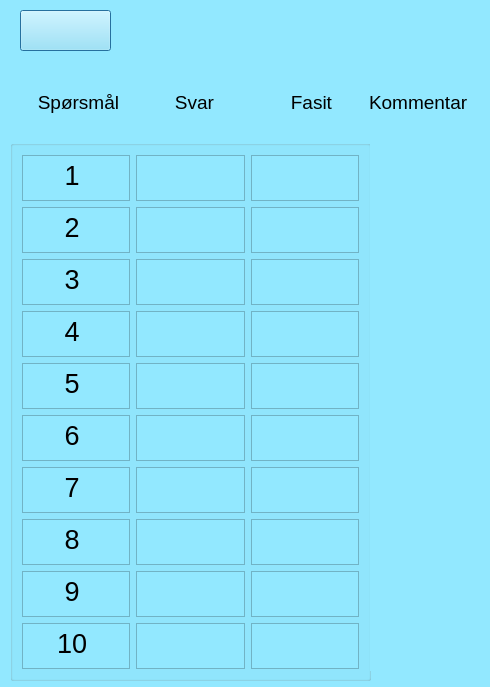
<?xml version="1.0" encoding="UTF-8"?>
<ui version="4.0">
 <class>resultsDialog</class>
 <widget class="QDialog" name="resultsDialog">
  <property name="geometry">
   <rect>
    <x>0</x>
    <y>0</y>
    <width>490</width>
    <height>687</height>
   </rect>
  </property>
  <property name="windowTitle">
   <string>Dialog</string>
  </property>
  <property name="styleSheet">
   <string notr="true">background-color: rgb(146, 232, 255);</string>
  </property>
  <widget class="QLabel" name="label">
   <property name="geometry">
    <rect>
     <x>150</x>
     <y>10</y>
     <width>211</width>
     <height>51</height>
    </rect>
   </property>
   <property name="font">
    <font>
     <pointsize>18</pointsize>
    </font>
   </property>
   <property name="styleSheet">
    <string notr="true">border-image: url(:/Assets/Buttons/resultater_active.png);</string>
   </property>
   <property name="text">
    <string/>
   </property>
  </widget>
  <widget class="QGroupBox" name="groupBox">
   <property name="geometry">
    <rect>
     <x>10</x>
     <y>60</y>
     <width>481</width>
     <height>81</height>
    </rect>
   </property>
   <property name="styleSheet">
    <string notr="true">border:none;</string>
   </property>
   <property name="title">
    <string/>
   </property>
   <layout class="QGridLayout" name="gridLayout">
    <item row="0" column="0">
     <widget class="QLabel" name="label_Spm_Title">
      <property name="font">
       <font>
        <pointsize>14</pointsize>
       </font>
      </property>
      <property name="styleSheet">
       <string notr="true">color: rgb(0, 0, 0);</string>
      </property>
      <property name="text">
       <string>   Spørsmål</string>
      </property>
     </widget>
    </item>
    <item row="0" column="1">
     <widget class="QLabel" name="label_Answer_Title">
      <property name="font">
       <font>
        <pointsize>14</pointsize>
       </font>
      </property>
      <property name="styleSheet">
       <string notr="true">color: rgb(0, 0, 0);</string>
      </property>
      <property name="text">
       <string>       Svar</string>
      </property>
     </widget>
    </item>
    <item row="0" column="2">
     <widget class="QLabel" name="label_Fasit_Title">
      <property name="font">
       <font>
        <pointsize>14</pointsize>
       </font>
      </property>
      <property name="styleSheet">
       <string notr="true">color: rgb(0, 0, 0);</string>
      </property>
      <property name="text">
       <string>       Fasit</string>
      </property>
     </widget>
    </item>
    <item row="0" column="3">
     <widget class="QLabel" name="label_Comment_Title">
      <property name="font">
       <font>
        <pointsize>14</pointsize>
       </font>
      </property>
      <property name="styleSheet">
       <string notr="true">color: rgb(0, 0, 0);</string>
      </property>
      <property name="text">
       <string>Kommentar</string>
      </property>
     </widget>
    </item>
   </layout>
  </widget>
  <widget class="QGroupBox" name="groupBox_2">
   <property name="geometry">
    <rect>
     <x>10</x>
     <y>140</y>
     <width>361</width>
     <height>541</height>
    </rect>
   </property>
   <property name="title">
    <string/>
   </property>
   <layout class="QGridLayout" name="gridLayout_2">
    <item row="9" column="1">
     <widget class="QTextEdit" name="textEdit_Answer_10"/>
    </item>
    <item row="2" column="0">
     <widget class="QTextEdit" name="textEdit_Question_3">
      <property name="styleSheet">
       <string notr="true">color: rgb(0, 0, 0);</string>
      </property>
      <property name="html">
       <string>&lt;!DOCTYPE HTML PUBLIC &quot;-//W3C//DTD HTML 4.0//EN&quot; &quot;http://www.w3.org/TR/REC-html40/strict.dtd&quot;&gt;
&lt;html&gt;&lt;head&gt;&lt;meta name=&quot;qrichtext&quot; content=&quot;1&quot; /&gt;&lt;style type=&quot;text/css&quot;&gt;
p, li { white-space: pre-wrap; }
&lt;/style&gt;&lt;/head&gt;&lt;body style=&quot; font-family:'MS Shell Dlg 2'; font-size:8.25pt; font-weight:400; font-style:normal;&quot;&gt;
&lt;p style=&quot; margin-top:0px; margin-bottom:0px; margin-left:0px; margin-right:0px; -qt-block-indent:0; text-indent:0px;&quot;&gt;&lt;span style=&quot; font-size:20pt;&quot;&gt;     3&lt;/span&gt;&lt;/p&gt;&lt;/body&gt;&lt;/html&gt;</string>
      </property>
     </widget>
    </item>
    <item row="4" column="0">
     <widget class="QTextEdit" name="textEdit_Question_5">
      <property name="styleSheet">
       <string notr="true">color: rgb(0, 0, 0);</string>
      </property>
      <property name="html">
       <string>&lt;!DOCTYPE HTML PUBLIC &quot;-//W3C//DTD HTML 4.0//EN&quot; &quot;http://www.w3.org/TR/REC-html40/strict.dtd&quot;&gt;
&lt;html&gt;&lt;head&gt;&lt;meta name=&quot;qrichtext&quot; content=&quot;1&quot; /&gt;&lt;style type=&quot;text/css&quot;&gt;
p, li { white-space: pre-wrap; }
&lt;/style&gt;&lt;/head&gt;&lt;body style=&quot; font-family:'MS Shell Dlg 2'; font-size:8.25pt; font-weight:400; font-style:normal;&quot;&gt;
&lt;p style=&quot; margin-top:0px; margin-bottom:0px; margin-left:0px; margin-right:0px; -qt-block-indent:0; text-indent:0px;&quot;&gt;&lt;span style=&quot; font-size:20pt;&quot;&gt;     5&lt;/span&gt;&lt;/p&gt;&lt;/body&gt;&lt;/html&gt;</string>
      </property>
     </widget>
    </item>
    <item row="0" column="2">
     <widget class="QTextEdit" name="textEdit_Fasit_1"/>
    </item>
    <item row="5" column="2">
     <widget class="QTextEdit" name="textEdit_Fasit_6"/>
    </item>
    <item row="7" column="1">
     <widget class="QTextEdit" name="textEdit_Answer_8"/>
    </item>
    <item row="8" column="1">
     <widget class="QTextEdit" name="textEdit_Answer_9"/>
    </item>
    <item row="1" column="0">
     <widget class="QTextEdit" name="textEdit_Question_2">
      <property name="styleSheet">
       <string notr="true">color: rgb(0, 0, 0);</string>
      </property>
      <property name="html">
       <string>&lt;!DOCTYPE HTML PUBLIC &quot;-//W3C//DTD HTML 4.0//EN&quot; &quot;http://www.w3.org/TR/REC-html40/strict.dtd&quot;&gt;
&lt;html&gt;&lt;head&gt;&lt;meta name=&quot;qrichtext&quot; content=&quot;1&quot; /&gt;&lt;style type=&quot;text/css&quot;&gt;
p, li { white-space: pre-wrap; }
&lt;/style&gt;&lt;/head&gt;&lt;body style=&quot; font-family:'MS Shell Dlg 2'; font-size:8.25pt; font-weight:400; font-style:normal;&quot;&gt;
&lt;p style=&quot; margin-top:0px; margin-bottom:0px; margin-left:0px; margin-right:0px; -qt-block-indent:0; text-indent:0px;&quot;&gt;&lt;span style=&quot; font-size:20pt;&quot;&gt;     2&lt;/span&gt;&lt;/p&gt;&lt;/body&gt;&lt;/html&gt;</string>
      </property>
     </widget>
    </item>
    <item row="8" column="0">
     <widget class="QTextEdit" name="textEdit_Question_9">
      <property name="styleSheet">
       <string notr="true">color: rgb(0, 0, 0);</string>
      </property>
      <property name="html">
       <string>&lt;!DOCTYPE HTML PUBLIC &quot;-//W3C//DTD HTML 4.0//EN&quot; &quot;http://www.w3.org/TR/REC-html40/strict.dtd&quot;&gt;
&lt;html&gt;&lt;head&gt;&lt;meta name=&quot;qrichtext&quot; content=&quot;1&quot; /&gt;&lt;style type=&quot;text/css&quot;&gt;
p, li { white-space: pre-wrap; }
&lt;/style&gt;&lt;/head&gt;&lt;body style=&quot; font-family:'MS Shell Dlg 2'; font-size:8.25pt; font-weight:400; font-style:normal;&quot;&gt;
&lt;p style=&quot; margin-top:0px; margin-bottom:0px; margin-left:0px; margin-right:0px; -qt-block-indent:0; text-indent:0px;&quot;&gt;&lt;span style=&quot; font-size:20pt;&quot;&gt;     9&lt;/span&gt;&lt;/p&gt;&lt;/body&gt;&lt;/html&gt;</string>
      </property>
     </widget>
    </item>
    <item row="4" column="1">
     <widget class="QTextEdit" name="textEdit_Answer_5"/>
    </item>
    <item row="3" column="1">
     <widget class="QTextEdit" name="textEdit_Answer_4"/>
    </item>
    <item row="5" column="0">
     <widget class="QTextEdit" name="textEdit_Question_6">
      <property name="styleSheet">
       <string notr="true">color: rgb(0, 0, 0);</string>
      </property>
      <property name="html">
       <string>&lt;!DOCTYPE HTML PUBLIC &quot;-//W3C//DTD HTML 4.0//EN&quot; &quot;http://www.w3.org/TR/REC-html40/strict.dtd&quot;&gt;
&lt;html&gt;&lt;head&gt;&lt;meta name=&quot;qrichtext&quot; content=&quot;1&quot; /&gt;&lt;style type=&quot;text/css&quot;&gt;
p, li { white-space: pre-wrap; }
&lt;/style&gt;&lt;/head&gt;&lt;body style=&quot; font-family:'MS Shell Dlg 2'; font-size:8.25pt; font-weight:400; font-style:normal;&quot;&gt;
&lt;p style=&quot; margin-top:0px; margin-bottom:0px; margin-left:0px; margin-right:0px; -qt-block-indent:0; text-indent:0px;&quot;&gt;&lt;span style=&quot; font-size:20pt;&quot;&gt;     6&lt;/span&gt;&lt;/p&gt;&lt;/body&gt;&lt;/html&gt;</string>
      </property>
     </widget>
    </item>
    <item row="2" column="1">
     <widget class="QTextEdit" name="textEdit_Answer_3"/>
    </item>
    <item row="6" column="0">
     <widget class="QTextEdit" name="textEdit_Question_7">
      <property name="styleSheet">
       <string notr="true">color: rgb(0, 0, 0);</string>
      </property>
      <property name="html">
       <string>&lt;!DOCTYPE HTML PUBLIC &quot;-//W3C//DTD HTML 4.0//EN&quot; &quot;http://www.w3.org/TR/REC-html40/strict.dtd&quot;&gt;
&lt;html&gt;&lt;head&gt;&lt;meta name=&quot;qrichtext&quot; content=&quot;1&quot; /&gt;&lt;style type=&quot;text/css&quot;&gt;
p, li { white-space: pre-wrap; }
&lt;/style&gt;&lt;/head&gt;&lt;body style=&quot; font-family:'MS Shell Dlg 2'; font-size:8.25pt; font-weight:400; font-style:normal;&quot;&gt;
&lt;p style=&quot; margin-top:0px; margin-bottom:0px; margin-left:0px; margin-right:0px; -qt-block-indent:0; text-indent:0px;&quot;&gt;&lt;span style=&quot; font-size:20pt;&quot;&gt;     7&lt;/span&gt;&lt;/p&gt;&lt;/body&gt;&lt;/html&gt;</string>
      </property>
     </widget>
    </item>
    <item row="1" column="2">
     <widget class="QTextEdit" name="textEdit_Fasit_2"/>
    </item>
    <item row="5" column="1">
     <widget class="QTextEdit" name="textEdit_Answer_6"/>
    </item>
    <item row="6" column="2">
     <widget class="QTextEdit" name="textEdit_Fasit_7"/>
    </item>
    <item row="0" column="0">
     <widget class="QTextEdit" name="textEdit_Question_1">
      <property name="styleSheet">
       <string notr="true">color: rgb(0, 0, 0);</string>
      </property>
      <property name="html">
       <string>&lt;!DOCTYPE HTML PUBLIC &quot;-//W3C//DTD HTML 4.0//EN&quot; &quot;http://www.w3.org/TR/REC-html40/strict.dtd&quot;&gt;
&lt;html&gt;&lt;head&gt;&lt;meta name=&quot;qrichtext&quot; content=&quot;1&quot; /&gt;&lt;style type=&quot;text/css&quot;&gt;
p, li { white-space: pre-wrap; }
&lt;/style&gt;&lt;/head&gt;&lt;body style=&quot; font-family:'MS Shell Dlg 2'; font-size:8.25pt; font-weight:400; font-style:normal;&quot;&gt;
&lt;p style=&quot; margin-top:0px; margin-bottom:0px; margin-left:0px; margin-right:0px; -qt-block-indent:0; text-indent:0px;&quot;&gt;&lt;span style=&quot; font-size:20pt;&quot;&gt;     1&lt;/span&gt;&lt;/p&gt;&lt;/body&gt;&lt;/html&gt;</string>
      </property>
     </widget>
    </item>
    <item row="6" column="1">
     <widget class="QTextEdit" name="textEdit_Answer_7"/>
    </item>
    <item row="3" column="0">
     <widget class="QTextEdit" name="textEdit_Question_4">
      <property name="styleSheet">
       <string notr="true">color: rgb(0, 0, 0);</string>
      </property>
      <property name="html">
       <string>&lt;!DOCTYPE HTML PUBLIC &quot;-//W3C//DTD HTML 4.0//EN&quot; &quot;http://www.w3.org/TR/REC-html40/strict.dtd&quot;&gt;
&lt;html&gt;&lt;head&gt;&lt;meta name=&quot;qrichtext&quot; content=&quot;1&quot; /&gt;&lt;style type=&quot;text/css&quot;&gt;
p, li { white-space: pre-wrap; }
&lt;/style&gt;&lt;/head&gt;&lt;body style=&quot; font-family:'MS Shell Dlg 2'; font-size:8.25pt; font-weight:400; font-style:normal;&quot;&gt;
&lt;p style=&quot; margin-top:0px; margin-bottom:0px; margin-left:0px; margin-right:0px; -qt-block-indent:0; text-indent:0px;&quot;&gt;&lt;span style=&quot; font-size:20pt;&quot;&gt;     4&lt;/span&gt;&lt;/p&gt;&lt;/body&gt;&lt;/html&gt;</string>
      </property>
     </widget>
    </item>
    <item row="7" column="0">
     <widget class="QTextEdit" name="textEdit_Question_8">
      <property name="styleSheet">
       <string notr="true">color: rgb(0, 0, 0);</string>
      </property>
      <property name="html">
       <string>&lt;!DOCTYPE HTML PUBLIC &quot;-//W3C//DTD HTML 4.0//EN&quot; &quot;http://www.w3.org/TR/REC-html40/strict.dtd&quot;&gt;
&lt;html&gt;&lt;head&gt;&lt;meta name=&quot;qrichtext&quot; content=&quot;1&quot; /&gt;&lt;style type=&quot;text/css&quot;&gt;
p, li { white-space: pre-wrap; }
&lt;/style&gt;&lt;/head&gt;&lt;body style=&quot; font-family:'MS Shell Dlg 2'; font-size:8.25pt; font-weight:400; font-style:normal;&quot;&gt;
&lt;p style=&quot; margin-top:0px; margin-bottom:0px; margin-left:0px; margin-right:0px; -qt-block-indent:0; text-indent:0px;&quot;&gt;&lt;span style=&quot; font-size:20pt;&quot;&gt;     8&lt;/span&gt;&lt;/p&gt;&lt;/body&gt;&lt;/html&gt;</string>
      </property>
     </widget>
    </item>
    <item row="7" column="2">
     <widget class="QTextEdit" name="textEdit_Fasit_8"/>
    </item>
    <item row="2" column="2">
     <widget class="QTextEdit" name="textEdit_Fasit_3"/>
    </item>
    <item row="9" column="2">
     <widget class="QTextEdit" name="textEdit_Fasit_10"/>
    </item>
    <item row="1" column="1">
     <widget class="QTextEdit" name="textEdit_Answer_2"/>
    </item>
    <item row="3" column="2">
     <widget class="QTextEdit" name="textEdit_Fasit_4"/>
    </item>
    <item row="9" column="0">
     <widget class="QTextEdit" name="textEdit_Question_10">
      <property name="styleSheet">
       <string notr="true">color: rgb(0, 0, 0);</string>
      </property>
      <property name="html">
       <string>&lt;!DOCTYPE HTML PUBLIC &quot;-//W3C//DTD HTML 4.0//EN&quot; &quot;http://www.w3.org/TR/REC-html40/strict.dtd&quot;&gt;
&lt;html&gt;&lt;head&gt;&lt;meta name=&quot;qrichtext&quot; content=&quot;1&quot; /&gt;&lt;style type=&quot;text/css&quot;&gt;
p, li { white-space: pre-wrap; }
&lt;/style&gt;&lt;/head&gt;&lt;body style=&quot; font-family:'MS Shell Dlg 2'; font-size:8.25pt; font-weight:400; font-style:normal;&quot;&gt;
&lt;p style=&quot; margin-top:0px; margin-bottom:0px; margin-left:0px; margin-right:0px; -qt-block-indent:0; text-indent:0px;&quot;&gt;&lt;span style=&quot; font-size:20pt;&quot;&gt;    10&lt;/span&gt;&lt;/p&gt;&lt;/body&gt;&lt;/html&gt;</string>
      </property>
     </widget>
    </item>
    <item row="8" column="2">
     <widget class="QTextEdit" name="textEdit_Fasit_9"/>
    </item>
    <item row="4" column="2">
     <widget class="QTextEdit" name="textEdit_Fasit_5"/>
    </item>
    <item row="0" column="1">
     <widget class="QTextEdit" name="textEdit_Answer_1"/>
    </item>
   </layout>
  </widget>
  <widget class="QPushButton" name="pushButton">
   <property name="geometry">
    <rect>
     <x>20</x>
     <y>10</y>
     <width>91</width>
     <height>41</height>
    </rect>
   </property>
   <property name="styleSheet">
    <string notr="true">border-image: url(:/Assets/Buttons/gaa-tilbake_active.png);</string>
   </property>
   <property name="text">
    <string/>
   </property>
  </widget>
  <widget class="QGroupBox" name="groupBox_3">
   <property name="geometry">
    <rect>
     <x>370</x>
     <y>140</y>
     <width>121</width>
     <height>531</height>
    </rect>
   </property>
   <property name="styleSheet">
    <string notr="true">border:none;
</string>
   </property>
   <property name="title">
    <string/>
   </property>
   <widget class="QPushButton" name="pushButto_Comment_1">
    <property name="geometry">
     <rect>
      <x>10</x>
      <y>30</y>
      <width>91</width>
      <height>45</height>
     </rect>
    </property>
    <property name="styleSheet">
     <string notr="true">border-image: url(:/Assets/Buttons/aapne_active.png);</string>
    </property>
    <property name="text">
     <string/>
    </property>
   </widget>
   <widget class="QPushButton" name="pushButton_Comment_2">
    <property name="geometry">
     <rect>
      <x>10</x>
      <y>80</y>
      <width>91</width>
      <height>45</height>
     </rect>
    </property>
    <property name="styleSheet">
     <string notr="true">border-image: url(:/Assets/Buttons/aapne_active.png);</string>
    </property>
    <property name="text">
     <string/>
    </property>
   </widget>
   <widget class="QPushButton" name="pushButton_Comment_3">
    <property name="geometry">
     <rect>
      <x>10</x>
      <y>130</y>
      <width>90</width>
      <height>45</height>
     </rect>
    </property>
    <property name="styleSheet">
     <string notr="true">border-image: url(:/Assets/Buttons/aapne_active.png);</string>
    </property>
    <property name="text">
     <string/>
    </property>
   </widget>
   <widget class="QPushButton" name="pushButton_Comment_4">
    <property name="geometry">
     <rect>
      <x>10</x>
      <y>180</y>
      <width>91</width>
      <height>45</height>
     </rect>
    </property>
    <property name="styleSheet">
     <string notr="true">border-image: url(:/Assets/Buttons/aapne_active.png);</string>
    </property>
    <property name="text">
     <string/>
    </property>
   </widget>
   <widget class="QPushButton" name="pushButton_Comment_5">
    <property name="geometry">
     <rect>
      <x>10</x>
      <y>230</y>
      <width>91</width>
      <height>45</height>
     </rect>
    </property>
    <property name="styleSheet">
     <string notr="true">border-image: url(:/Assets/Buttons/aapne_active.png);</string>
    </property>
    <property name="text">
     <string/>
    </property>
   </widget>
   <widget class="QPushButton" name="pushButton_Comment_6">
    <property name="geometry">
     <rect>
      <x>10</x>
      <y>280</y>
      <width>91</width>
      <height>41</height>
     </rect>
    </property>
    <property name="styleSheet">
     <string notr="true">border-image: url(:/Assets/Buttons/aapne_active.png);</string>
    </property>
    <property name="text">
     <string/>
    </property>
   </widget>
   <widget class="QPushButton" name="pushButton_Comment_7">
    <property name="geometry">
     <rect>
      <x>10</x>
      <y>330</y>
      <width>91</width>
      <height>45</height>
     </rect>
    </property>
    <property name="styleSheet">
     <string notr="true">border-image: url(:/Assets/Buttons/aapne_active.png);</string>
    </property>
    <property name="text">
     <string/>
    </property>
   </widget>
   <widget class="QPushButton" name="pushButton_Comment_8">
    <property name="geometry">
     <rect>
      <x>10</x>
      <y>380</y>
      <width>91</width>
      <height>45</height>
     </rect>
    </property>
    <property name="styleSheet">
     <string notr="true">border-image: url(:/Assets/Buttons/aapne_active.png);</string>
    </property>
    <property name="text">
     <string/>
    </property>
   </widget>
   <widget class="QPushButton" name="pushButton_Comment_9">
    <property name="geometry">
     <rect>
      <x>10</x>
      <y>430</y>
      <width>91</width>
      <height>45</height>
     </rect>
    </property>
    <property name="styleSheet">
     <string notr="true">border-image: url(:/Assets/Buttons/aapne_active.png);</string>
    </property>
    <property name="text">
     <string/>
    </property>
   </widget>
   <widget class="QPushButton" name="pushButton_Comment_10">
    <property name="geometry">
     <rect>
      <x>10</x>
      <y>480</y>
      <width>91</width>
      <height>45</height>
     </rect>
    </property>
    <property name="styleSheet">
     <string notr="true">border-image: url(:/Assets/Buttons/aapne_active.png);</string>
    </property>
    <property name="text">
     <string/>
    </property>
   </widget>
  </widget>
 </widget>
 <resources/>
 <connections/>
</ui>
